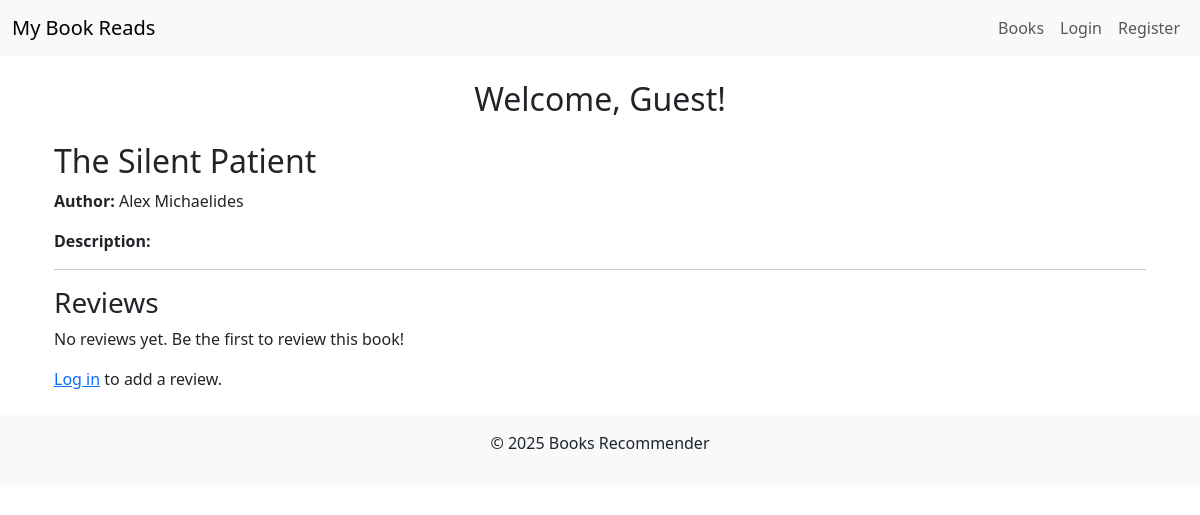
/books/2/, run on an earlier commit of the app's database.
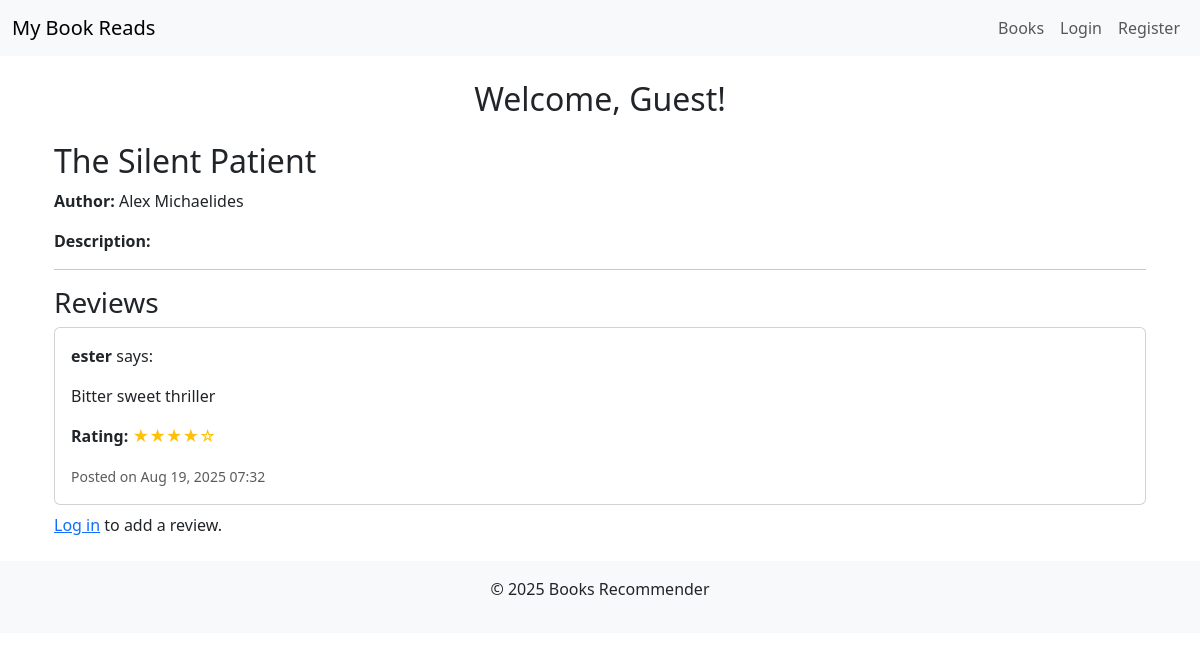
And on a later commit of the database.
### books/models.py (models this page shows, shortened)
class Book(models.Model):
    STATUS_CHOICES = (
        ('reading', 'Currently Reading'),
        ('completed', 'Completed'),
        ('want_to_read', 'Want to Read'),
    )
    user = models.ForeignKey(User, on_delete=models.CASCADE, related_name='books')
    title = models.CharField(max_length=255)
    author = models.CharField(max_length=255)
    isbn = models.CharField(max_length=13, db_index=True, blank=True)
    total_pages = models.PositiveIntegerField(null=True, blank=True)
    current_page = models.PositiveIntegerField(default=0)
    status = models.CharField(
        max_length=20,
        choices=STATUS_CHOICES,
        default='want_to_read'
    )
    date_added = models.DateTimeField(auto_now_add=True)
    last_updated = models.DateTimeField(auto_now=True)
    class Meta:
        ordering = ['-date_added']
        unique_together = ['user', 'title', 'author']
        verbose_name = 'Book'

class Review(models.Model):
    RATING_CHOICES = [
        (1, '★'),
        (2, '★★'),
        (3, '★★★'),
        (4, '★★★★'),
        (5, '★★★★★'),
    ]
    book= models.ForeignKey(Book, on_delete=models.CASCADE, related_name='reviews')
    user = models.ForeignKey(User, on_delete=models.CASCADE, related_name='reviews')
    rating = models.PositiveIntegerField(
        choices=RATING_CHOICES,
        validators=[MinValueValidator(1), MaxValueValidator(5)]
    )
    review = models.TextField(blank=True, null=True)
    created_at= models.DateTimeField(auto_now_add=True)
    def stars(self):
        return '★' * self.rating + '☆' * (5 - self.rating)
    class Meta:
        unique_together = ['book', 'user']
        ordering = ['-created_at']

### books/views.py (the view)
# urls.py: path("books/<int:pk>/", BookDetailView.as_view(), name="book_detail"),
class BookDetailView(DetailView):
    model = Book
    template_name = "books/book_detail.html"
    context_object_name = "book"
    def get_context_data(self, **kwargs):
        context = super().get_context_data(**kwargs)
        context['reviews'] = Review.objects.filter(book=self.object)
        return context
    def get_object(self, queryset=None):
        book = super().get_object(queryset)
        return book

### books/templates/books/book_detail.html (shortened to what this page needs)
{% extends "books/base.html" %}
{% block content %}
<div class="container mt-4">
    <h2>{{ book.title }}</h2>
    <p><strong>Author:</strong> {{ book.author }}</p>
    <p><strong>Description:</strong> {{ book.description }}</p>
    <hr>
    <h3>Reviews</h3>
    {% if book.reviews.exists %}
        {% for review in book.reviews.all %}
            <div class="card mb-2">
                <div class="card-body">
                    <p>
                        <strong>
                            {% if review.user %}
                                {{ review.user.username }}
                            {% else %}
                                Anonymous
                            {% endif %}
                        </strong> says:
                    </p>
                    <p>{{ review.review}}</p>
                  <p><strong>Rating:</strong> <span class="text-warning">{{ review.stars }}</span></p>
                    <small class="text-muted">Posted on {{ review.created_at|date:"M d, Y H:i" }}</small>
                </div>
            </div>
        {% endfor %}
    {% else %}
        <p>No reviews yet. Be the first to review this book!</p>
    {% endif %}
    {% if user.is_authenticated %}
        <hr>
        <h4>Add a Review</h4>
        <form method="post" action="{% url 'add_review' book.pk %}">
            {% csrf_token %}
            {{ review_form.as_p }}
            <button type="submit" class="btn btn-primary">Submit Review</button>
        </form>
    {% else %}
        <p>
            <a href="{% url 'login' %}?next={{ request.path }}">Log in</a> to add a review.
        </p>
    {% endif %}
</div>
{% endblock %}

### books/templates/books/base.html (shortened to what this page needs)
<!DOCTYPE html>
<html lang="en">
<head>
    {% load static %}
    <link href="https://cdn.jsdelivr.net/npm/bootstrap@5.3.2/dist/css/bootstrap.min.css" rel="stylesheet">
    <link rel="stylesheet" href="{% static 'books/styles.css' %}">
</head>
<body>
    <nav class="navbar navbar-expand-lg navbar-light bg-light mb-4">
        <div class="container-fluid">
            <a class="navbar-brand" href="{% url 'book_list' %}">My Book Reads</a>
            <div class="collapse navbar-collapse" id="navbarNav">
                <ul class="navbar-nav ms-auto">
                    <li class="nav-item">
                        <a class="nav-link" href="{% url 'book_list' %}">Books</a>
                    </li>
                    {% if user.is_authenticated %}
                        <li class="nav-item">
                            <a class="nav-link" href="{% url 'book-add' %}">Add Book</a>
                        </li>
                        <li class="nav-item">
                            <form method="post" action="{% url 'logout' %}" class="d-inline">
                                {% csrf_token %}
                                <button type="submit" class="btn btn-link nav-link" style="padding:0;">Logout</button>
                            </form>
                        </li>
                    {% else %}
                        <li class="nav-item">
                            <a class="nav-link" href="{% url 'login' %}">Login</a>
                        </li>
                        <li class="nav-item">
                            <a class="nav-link" href="{% url 'register' %}">Register</a>
                        </li>
                    {% endif %}
                </ul>
            </div>
        </div>
    </nav>
{% if user.is_authenticated %}
    <h2 class="text-center mb-4">
        Welcome, {{ user.username }}!
    </h2>
{% else %}
    <h2 class="text-center mb-4">
        Welcome, Guest!
    </h2>
{% endif %}
    <main class="container">
        {% block content %}
        {% endblock %}
    </main>
    <footer class="bg-light text-center py-3 mt-4">
        <p>&copy; {{ year|default:2025 }} Books Recommender</p>
    </footer>
</body>
</html>

What changed in the data, as far as the page shows it:
added Review: user.username "ester", review "Bitter sweet thriller", stars "★★★★☆", created_at "Aug 19, 2025 07:32"
Also different on the page:
text no longer shown: "No reviews yet. Be the first to review this book!"
